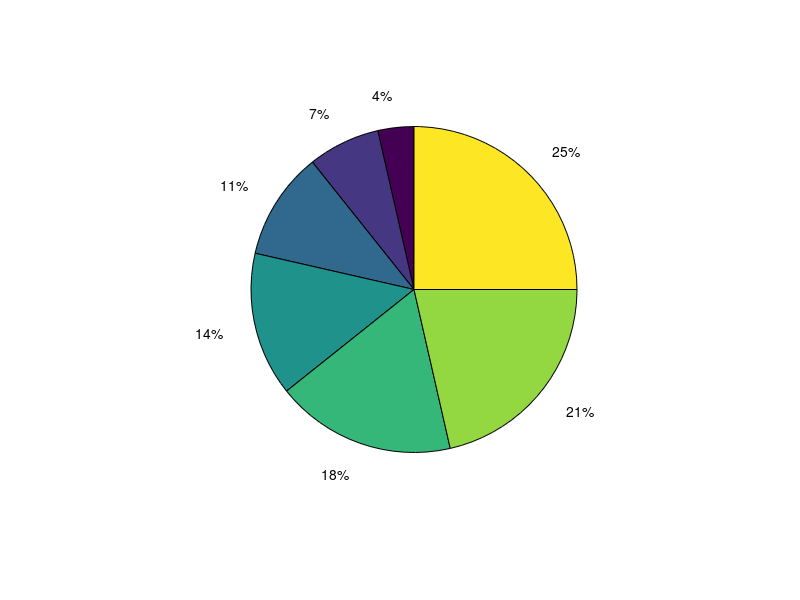

Recreate this plot in MATLAB. (Note: this script raises an error after producing the figure.)
x = [1 2 3 4 5 6 7];
y = [3 4 6 2 7 5 4];

stem(x, y)

stairs(x, y)

bar(x, y)

barh(x, y)

pie(x)

theta = [pi/4 pi/2 pi];
r = [1 2 3];

polarplot(theta, r)
